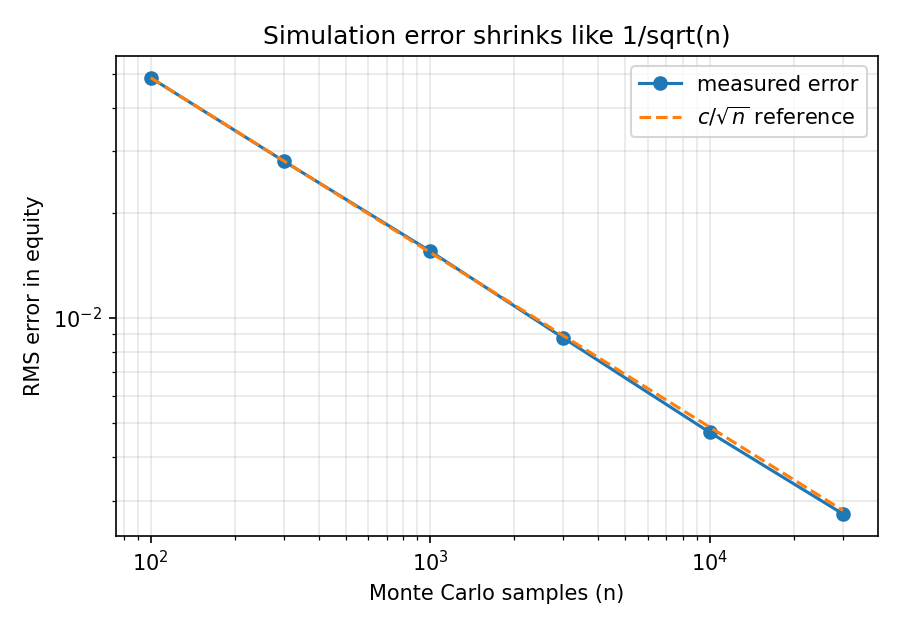

Reproduce this figure in Python.
"""Does Monte Carlo error really shrink like 1/sqrt(n)?

Pick a situation where we can compute the exact answer, then run the simulation many
times at different sample sizes and measure how far off it is on average.

Run from the project folder:  python experiments/error_vs_samples.py
Writes:                       experiments/error_vs_samples.png
"""
import os
import sys

sys.path.insert(0, os.path.dirname(os.path.dirname(os.path.abspath(__file__))))

import matplotlib
matplotlib.use("Agg")
import matplotlib.pyplot as plt

from poker_odds import exact_odds, monte_carlo_odds, parse_cards

HERO, BOARD, VILLAIN = parse_cards("AsKs"), parse_cards("QsJs2d"), parse_cards("7h7d")
SAMPLE_SIZES = [100, 300, 1000, 3000, 10000, 30000]
TRIALS = 200            # simulations per sample size


def main() -> None:
    truth = exact_odds(HERO, BOARD, VILLAIN).equity
    print(f"Exact equity: {truth:.5f}")

    rms_errors = []
    for n in SAMPLE_SIZES:
        sq = 0.0
        for seed in range(TRIALS):
            estimate = monte_carlo_odds(HERO, BOARD, VILLAIN, n=n, seed=seed).equity
            sq += (estimate - truth) ** 2
        rms = (sq / TRIALS) ** 0.5
        rms_errors.append(rms)
        print(f"n={n:>6}  RMS error={rms:.5f}   error*sqrt(n)={rms * n ** 0.5:.3f}")

    # If error ~ c / sqrt(n), then error * sqrt(n) should stay roughly constant.
    c = rms_errors[0] * SAMPLE_SIZES[0] ** 0.5
    plt.figure(figsize=(6, 4.2))
    plt.loglog(SAMPLE_SIZES, rms_errors, "o-", label="measured error")
    plt.loglog(SAMPLE_SIZES, [c / n ** 0.5 for n in SAMPLE_SIZES], "--", label=r"$c/\sqrt{n}$ reference")
    plt.xlabel("Monte Carlo samples (n)")
    plt.ylabel("RMS error in equity")
    plt.title("Simulation error shrinks like 1/sqrt(n)")
    plt.legend()
    plt.grid(True, which="both", alpha=0.3)
    plt.tight_layout()
    out = os.path.join(os.path.dirname(os.path.abspath(__file__)), "error_vs_samples.png")
    plt.savefig(out, dpi=150)
    print(f"Saved {out}")


if __name__ == "__main__":
    main()
